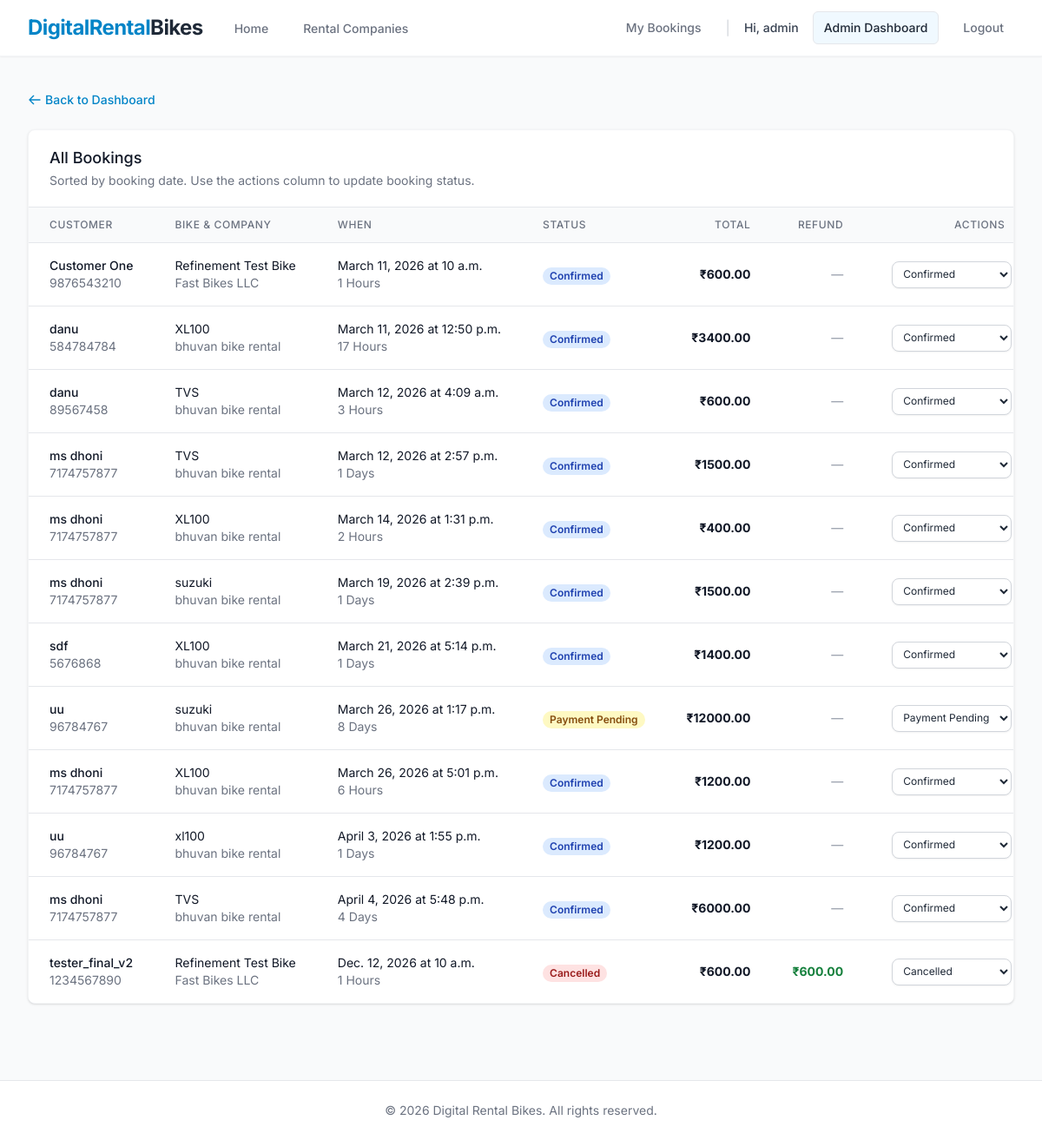
/admin-dashboard/bookings/ (signed in), run on the app's committed database.
### core/models.py (models this page shows, shortened)
class Booking(models.Model):
    class DurationType(models.TextChoices):
        HOURS = 'Hours', 'Hours'
        DAYS = 'Days', 'Days'
    class BookingStatus(models.TextChoices):
        PAYMENT_PENDING = 'Payment Pending', 'Payment Pending'
        CONFIRMED = 'Confirmed', 'Confirmed'
        COMPLETED = 'Completed', 'Completed'
        CANCELLED = 'Cancelled', 'Cancelled'
    bike = models.ForeignKey(Bike, on_delete=models.CASCADE, related_name='bookings')
    company = models.ForeignKey(Company, on_delete=models.CASCADE, related_name='bookings')
    user = models.ForeignKey(User, on_delete=models.CASCADE, related_name='bookings', null=True, blank=True)
    user_name = models.CharField(max_length=255)
    user_contact = models.CharField(max_length=50)
    booking_date = models.DateField()
    start_time = models.TimeField()
    duration_type = models.CharField(max_length=10, choices=DurationType.choices)
    duration_value = models.PositiveIntegerField()
    total_price = models.DecimalField(max_digits=12, decimal_places=2)
    status = models.CharField(max_length=20, choices=BookingStatus.choices, default=BookingStatus.PAYMENT_PENDING)
    refund_amount = models.DecimalField(max_digits=12, decimal_places=2, default=0)
    created_at = models.DateTimeField(auto_now_add=True)

class Bike(models.Model):
    class BikeType(models.TextChoices):
        SCOOTER = 'Scooter', 'Scooter'
        SPORTS = 'Sports', 'Sports'
        ELECTRIC = 'Electric', 'Electric'
        CRUISER = 'Cruiser', 'Cruiser'
        DIRT = 'Dirt Bike', 'Dirt Bike'
        STANDARD = 'Standard', 'Standard'
    company = models.ForeignKey(Company, on_delete=models.CASCADE, related_name='bikes')
    bike_name = models.CharField(max_length=255)
    bike_type = models.CharField(max_length=50, choices=BikeType.choices)
    price_per_hour = models.DecimalField(max_digits=10, decimal_places=2)
    price_per_day = models.DecimalField(max_digits=10, decimal_places=2)
    is_available = models.BooleanField(default=True)
    image = models.ImageField(upload_to='bikes/', blank=True, null=True)
    latitude = models.DecimalField(max_digits=9, decimal_places=6, null=True, blank=True)
    longitude = models.DecimalField(max_digits=9, decimal_places=6, null=True, blank=True)
    created_at = models.DateTimeField(auto_now_add=True)

class Company(models.Model):
    user = models.OneToOneField(User, on_delete=models.CASCADE, related_name='vendor_company', null=True, blank=True)
    name = models.CharField(max_length=255)
    location = models.CharField(max_length=255)
    contact = models.CharField(max_length=50)
    description = models.TextField(blank=True, null=True)
    upi_qr_image = models.ImageField(upload_to='upi_qr/', blank=True, null=True)
    created_at = models.DateTimeField(auto_now_add=True)

### core/views.py (the view)
# urls.py: path('admin-dashboard/bookings/', views.admin_bookings, name='admin_bookings'),
@user_passes_test(lambda u: u.is_staff)
def admin_bookings(request):
    bookings = Booking.objects.all().order_by('booking_date', 'start_time')
    return render(request, 'core/admin_bookings.html', {'bookings': bookings})

### core/templates/core/admin_bookings.html (shortened to what this page needs)
{% extends 'base.html' %}
{% block content %}
<div class="max-w-7xl mx-auto px-4 sm:px-6 lg:px-8 py-10">
    <div class="mb-6 flex items-center justify-between">
        <div class="flex items-center">
            <a href="{% url 'admin_dashboard' %}" class="text-brand-600 hover:text-brand-800 text-sm font-medium flex items-center">
                <svg class="mr-1 h-4 w-4" fill="none" viewBox="0 0 24 24" stroke="currentColor">
                    <path stroke-linecap="round" stroke-linejoin="round" stroke-width="2" d="M10 19l-7-7m0 0l7-7m-7 7h18" />
                </svg>
                Back to Dashboard
            </a>
        </div>
    </div>
    <div class="bg-white shadow sm:rounded-lg border border-gray-100 overflow-hidden">
        <div class="px-4 py-5 sm:px-6 border-b border-gray-200">
            <h3 class="text-lg leading-6 font-medium text-gray-900">All Bookings</h3>
            <p class="mt-1 max-w-2xl text-sm text-gray-500">Sorted by booking date. Use the actions column to update booking status.</p>
        </div>
        <div class="overflow-x-auto">
            <table class="min-w-full divide-y divide-gray-200">
                <thead class="bg-gray-50">
                    <tr>
                        <th scope="col" class="px-6 py-3 text-left text-xs font-medium text-gray-500 uppercase tracking-wider">Customer</th>
                        <th scope="col" class="px-6 py-3 text-left text-xs font-medium text-gray-500 uppercase tracking-wider">Bike & Company</th>
                        <th scope="col" class="px-6 py-3 text-left text-xs font-medium text-gray-500 uppercase tracking-wider">When</th>
                        <th scope="col" class="px-6 py-3 text-left text-xs font-medium text-gray-500 uppercase tracking-wider">Status</th>
                        <th scope="col" class="px-6 py-3 text-right text-xs font-medium text-gray-500 uppercase tracking-wider">Total</th>
                        <th scope="col" class="px-6 py-3 text-right text-xs font-medium text-gray-500 uppercase tracking-wider">Refund</th>
                        <th scope="col" class="px-6 py-3 text-center text-xs font-medium text-gray-500 uppercase tracking-wider">Actions</th>
                    </tr>
                </thead>
                <tbody class="bg-white divide-y divide-gray-200">
                    {% for booking in bookings %}
                    <tr class="hover:bg-gray-50 transition-colors">
                        <td class="px-6 py-4 whitespace-nowrap">
                            <div class="text-sm font-medium text-gray-900">{{ booking.user_name }}</div>
                            <div class="text-sm text-gray-500">{{ booking.user_contact }}</div>
                        </td>
                        <td class="px-6 py-4 whitespace-nowrap">
                            <div class="text-sm text-gray-900">{{ booking.bike.bike_name }}</div>
                            <div class="text-sm text-gray-500">{{ booking.company.name }}</div>
                        </td>
                        <td class="px-6 py-4 whitespace-nowrap">
                            <div class="text-sm text-gray-900">{{ booking.booking_date }} at {{ booking.start_time }}</div>
                            <div class="text-sm text-gray-500">{{ booking.duration_value }} {{ booking.duration_type }}</div>
                        </td>
                        <td class="px-6 py-4 whitespace-nowrap">
                            {% if booking.status == 'Confirmed' %}
                            <span class="px-2 inline-flex text-xs leading-5 font-semibold rounded-full bg-blue-100 text-blue-800">Confirmed</span>
                            {% elif booking.status == 'Completed' %}
                            <span class="px-2 inline-flex text-xs leading-5 font-semibold rounded-full bg-green-100 text-green-800">Completed</span>
                            {% elif booking.status == 'Cancelled' %}
                            <span class="px-2 inline-flex text-xs leading-5 font-semibold rounded-full bg-red-100 text-red-800">Cancelled</span>
                            {% elif booking.status == 'Payment Pending' %}
                            <span class="px-2 inline-flex text-xs leading-5 font-semibold rounded-full bg-yellow-100 text-yellow-800">Payment Pending</span>
                            {% else %}
                            <span class="px-2 inline-flex text-xs leading-5 font-semibold rounded-full bg-gray-100 text-gray-800">{{ booking.status }}</span>
                            {% endif %}
                        </td>
                        <td class="px-6 py-4 whitespace-nowrap text-right text-sm font-medium">
                            <span class="text-gray-900 font-bold">₹{{ booking.total_price }}</span>
                        </td>
                        <td class="px-6 py-4 whitespace-nowrap text-right text-sm font-medium">
                            {% if booking.refund_amount > 0 %}
                            <span class="text-green-700 font-bold">₹{{ booking.refund_amount }}</span>
                            {% else %}
                            <span class="text-gray-400">—</span>
                            {% endif %}
                        </td>
                        <td class="px-6 py-4 whitespace-nowrap text-center">
                            <form method="post" action="{% url 'admin_edit_booking' booking.id %}" class="flex items-center justify-center space-x-2">
                                <select name="status" class="text-xs rounded-lg border-gray-300 shadow-sm focus:border-brand-500 focus:ring-brand-500 py-1.5 px-2 border bg-white">
                                    <option value="Payment Pending" {% if booking.status == 'Payment Pending' %}selected{% endif %}>Payment Pending</option>
                                    <option value="Confirmed" {% if booking.status == 'Confirmed' %}selected{% endif %}>Confirmed</option>
                                    <option value="Cancelled" {% if booking.status == 'Cancelled' %}selected{% endif %}>Cancelled</option>
                                </select>
                            </form>
                        </td>
                    </tr>
                    {% empty %}
                    <tr>
                        <td colspan="7" class="px-6 py-8 text-center text-sm text-gray-500">
                            No bookings found in the system yet.
                        </td>
                    </tr>
                    {% endfor %}
                </tbody>
            </table>
        </div>
    </div>
</div>
{% endblock %}

### templates/base.html (shortened to what this page needs)
<!DOCTYPE html>
<html lang="en">
<head>
    <script src="https://cdn.tailwindcss.com"></script>
</head>
<body class="bg-gray-50 flex flex-col min-h-screen text-gray-800">
    <nav class="bg-white shadow-sm border-b border-gray-100 sticky top-0 z-50">
        <div class="max-w-7xl mx-auto px-4 sm:px-6 lg:px-8">
            <div class="flex justify-between h-16">
                <div class="flex">
                    <div class="flex-shrink-0 flex items-center">
                        <a href="{% url 'home' %}" class="text-2xl font-bold text-brand-600 tracking-tight">DigitalRental<span class="text-gray-800">Bikes</span></a>
                    </div>
                    <div class="hidden sm:ml-8 sm:flex sm:space-x-8">
                        <a href="{% url 'home' %}" class="border-transparent text-gray-500 hover:border-brand-500 hover:text-brand-600 inline-flex items-center px-1 pt-1 border-b-2 text-sm font-medium transition-colors">Home</a>
                        <a href="{% url 'companies' %}" class="border-transparent text-gray-500 hover:border-brand-500 hover:text-brand-600 inline-flex items-center px-1 pt-1 border-b-2 text-sm font-medium transition-colors">Rental Companies</a>
                    </div>
                </div>
                <div class="hidden sm:ml-6 sm:flex sm:items-center space-x-4">
                    {% if user.is_authenticated %}
                        <a href="{% url 'user_dashboard' %}" class="text-gray-500 hover:text-brand-600 px-3 py-2 rounded-md text-sm font-medium transition-colors">My Bookings</a>
                        <span class="text-gray-300">|</span>
                        <span class="text-gray-700 text-sm font-medium mr-4">Hi, {{ user.username }}</span>
                        {% if user.is_staff %}
                            <a href="{% url 'admin_dashboard' %}" class="bg-brand-50 text-brand-700 hover:bg-brand-100 px-3 py-2 rounded-md text-sm font-medium transition-colors border border-brand-200">Admin Dashboard</a>
                        {% endif %}
                        <form method="post" action="{% url 'logout' %}" class="inline">
                            <button type="submit" class="text-gray-500 hover:text-red-600 px-3 py-2 rounded-md text-sm font-medium transition-colors">Logout</button>
                        </form>
                    {% endif %}
                </div>
            </div>
        </div>
    </nav>
    <main class="flex-grow">
        {% block content %}
        {% endblock %}
    </main>
    <footer class="bg-white border-t border-gray-200 mt-12">
        <div class="max-w-7xl mx-auto py-6 px-4 sm:px-6 lg:px-8">
            <p class="text-center text-sm text-gray-500">
                &copy; {{ current_year|default:"2026" }} Digital Rental Bikes. All rights reserved.
            </p>
        </div>
    </footer>
</body>
</html>

### templates/base.html (style rules this page uses)
body { font-family: 'Inter', sans-serif; }

### data on the page
Booking: user_name "Customer One", user_contact "9876543210", bike.bike_name "Refinement Test Bike", company.name "Fast Bikes LLC", booking_date "March 11, 2026", start_time "10 a.m.", duration_value "1", duration_type "Hours", shows "Confirmed", total_price "600.00", status "Confirmed"
Booking: user_name "danu", user_contact "584784784", bike.bike_name "XL100", company.name "bhuvan bike rental", booking_date "March 11, 2026", start_time "12:50 p.m.", duration_value "17", duration_type "Hours", shows "Confirmed", total_price "3400.00", status "Confirmed"
Booking: user_name "danu", user_contact "89567458", bike.bike_name "TVS", company.name "bhuvan bike rental", booking_date "March 12, 2026", start_time "4:09 a.m.", duration_value "3", duration_type "Hours", shows "Confirmed", total_price "600.00", status "Confirmed"
Booking: user_name "ms dhoni", user_contact "7174757877", bike.bike_name "TVS", company.name "bhuvan bike rental", booking_date "March 12, 2026", start_time "2:57 p.m.", duration_value "1", duration_type "Days", shows "Confirmed", total_price "1500.00", status "Confirmed"
Booking: user_name "ms dhoni", user_contact "7174757877", bike.bike_name "XL100", company.name "bhuvan bike rental", booking_date "March 14, 2026", start_time "1:31 p.m.", duration_value "2", duration_type "Hours", shows "Confirmed", total_price "400.00", status "Confirmed"
Booking: user_name "ms dhoni", user_contact "7174757877", bike.bike_name "suzuki", company.name "bhuvan bike rental", booking_date "March 19, 2026", start_time "2:39 p.m.", duration_value "1", duration_type "Days", shows "Confirmed", total_price "1500.00", status "Confirmed"
Booking: user_name "sdf", user_contact "5676868", bike.bike_name "XL100", company.name "bhuvan bike rental", booking_date "March 21, 2026", start_time "5:14 p.m.", duration_value "1", duration_type "Days", shows "Confirmed", total_price "1400.00", status "Confirmed"
Booking: user_name "uu", user_contact "96784767", bike.bike_name "suzuki", company.name "bhuvan bike rental", booking_date "March 26, 2026", start_time "1:17 p.m.", duration_value "8", duration_type "Days", shows "Payment Pending", total_price "12000.00", status "Payment Pending"
Booking: user_name "ms dhoni", user_contact "7174757877", bike.bike_name "XL100", company.name "bhuvan bike rental", booking_date "March 26, 2026", start_time "5:01 p.m.", duration_value "6", duration_type "Hours", shows "Confirmed", total_price "1200.00", status "Confirmed"
Booking: user_name "uu", user_contact "96784767", bike.bike_name "xl100", company.name "bhuvan bike rental", booking_date "April 3, 2026", start_time "1:55 p.m.", duration_value "1", duration_type "Days", shows "Confirmed", total_price "1200.00", status "Confirmed"
Booking: user_name "ms dhoni", user_contact "7174757877", bike.bike_name "TVS", company.name "bhuvan bike rental", booking_date "April 4, 2026", start_time "5:48 p.m.", duration_value "4", duration_type "Days", shows "Confirmed", total_price "6000.00", status "Confirmed"
Booking: user_name "tester_final_v2", user_contact "1234567890", bike.bike_name "Refinement Test Bike", company.name "Fast Bikes LLC", booking_date "Dec. 12, 2026", start_time "10 a.m.", duration_value "1", duration_type "Hours", shows "Cancelled", total_price "600.00", refund_amount "600.00", status "Cancelled"

### other printed values
{{ user.username }} "admin"
{{ current_year|default:"2026" }} "2026"
